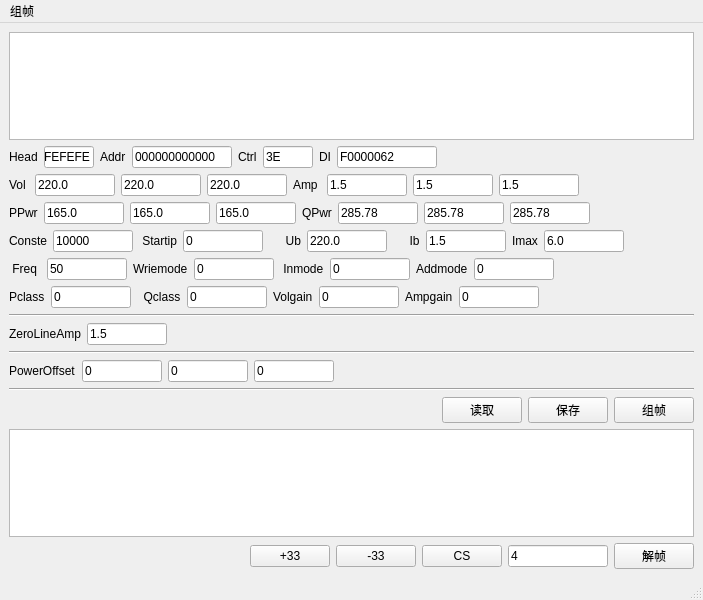
<?xml version="1.0" encoding="UTF-8"?>
<ui version="4.0">
 <class>mainWindow</class>
 <widget class="QMainWindow" name="mainWindow">
  <property name="geometry">
   <rect>
    <x>0</x>
    <y>0</y>
    <width>703</width>
    <height>600</height>
   </rect>
  </property>
  <property name="sizePolicy">
   <sizepolicy hsizetype="Expanding" vsizetype="Expanding">
    <horstretch>0</horstretch>
    <verstretch>0</verstretch>
   </sizepolicy>
  </property>
  <property name="windowTitle">
   <string>MeterCalibration V1.0 20220913</string>
  </property>
  <widget class="QWidget" name="centralwidget">
   <layout class="QGridLayout" name="gridLayout">
    <item row="0" column="0">
     <layout class="QVBoxLayout" name="verticalLayout">
      <item>
       <widget class="QTextEdit" name="textEdit_CodeData"/>
      </item>
      <item>
       <layout class="QHBoxLayout" name="horizontalLayout">
        <item>
         <widget class="QLabel" name="label_Head">
          <property name="text">
           <string>Head</string>
          </property>
         </widget>
        </item>
        <item>
         <widget class="QLineEdit" name="lineEdit_FEFE">
          <property name="sizePolicy">
           <sizepolicy hsizetype="Fixed" vsizetype="Fixed">
            <horstretch>0</horstretch>
            <verstretch>0</verstretch>
           </sizepolicy>
          </property>
          <property name="minimumSize">
           <size>
            <width>0</width>
            <height>0</height>
           </size>
          </property>
          <property name="maximumSize">
           <size>
            <width>50</width>
            <height>16777215</height>
           </size>
          </property>
          <property name="sizeIncrement">
           <size>
            <width>0</width>
            <height>0</height>
           </size>
          </property>
          <property name="baseSize">
           <size>
            <width>0</width>
            <height>0</height>
           </size>
          </property>
          <property name="text">
           <string>FEFEFE</string>
          </property>
          <property name="maxLength">
           <number>8</number>
          </property>
         </widget>
        </item>
        <item>
         <widget class="QLabel" name="label_Addr">
          <property name="text">
           <string>Addr</string>
          </property>
         </widget>
        </item>
        <item>
         <widget class="QLineEdit" name="lineEdit_Addr">
          <property name="sizePolicy">
           <sizepolicy hsizetype="Fixed" vsizetype="Fixed">
            <horstretch>0</horstretch>
            <verstretch>0</verstretch>
           </sizepolicy>
          </property>
          <property name="minimumSize">
           <size>
            <width>3</width>
            <height>0</height>
           </size>
          </property>
          <property name="maximumSize">
           <size>
            <width>100</width>
            <height>16777215</height>
           </size>
          </property>
          <property name="text">
           <string>000000000000</string>
          </property>
          <property name="maxLength">
           <number>12</number>
          </property>
         </widget>
        </item>
        <item>
         <widget class="QLabel" name="label_Ctrl">
          <property name="text">
           <string>Ctrl</string>
          </property>
         </widget>
        </item>
        <item>
         <widget class="QLineEdit" name="lineEdit_Ctrl">
          <property name="sizePolicy">
           <sizepolicy hsizetype="Fixed" vsizetype="Fixed">
            <horstretch>0</horstretch>
            <verstretch>0</verstretch>
           </sizepolicy>
          </property>
          <property name="maximumSize">
           <size>
            <width>50</width>
            <height>16777215</height>
           </size>
          </property>
          <property name="text">
           <string>3E</string>
          </property>
          <property name="maxLength">
           <number>2</number>
          </property>
         </widget>
        </item>
        <item>
         <widget class="QLabel" name="label_DI">
          <property name="text">
           <string>DI</string>
          </property>
         </widget>
        </item>
        <item>
         <widget class="QLineEdit" name="lineEdit_DI">
          <property name="sizePolicy">
           <sizepolicy hsizetype="Fixed" vsizetype="Fixed">
            <horstretch>0</horstretch>
            <verstretch>0</verstretch>
           </sizepolicy>
          </property>
          <property name="maximumSize">
           <size>
            <width>100</width>
            <height>16777215</height>
           </size>
          </property>
          <property name="text">
           <string>F0000062</string>
          </property>
          <property name="maxLength">
           <number>8</number>
          </property>
         </widget>
        </item>
        <item>
         <spacer name="horizontalSpacer">
          <property name="orientation">
           <enum>Qt::Horizontal</enum>
          </property>
          <property name="sizeHint" stdset="0">
           <size>
            <width>40</width>
            <height>20</height>
           </size>
          </property>
         </spacer>
        </item>
       </layout>
      </item>
      <item>
       <layout class="QHBoxLayout" name="horizontalLayout_4">
        <item>
         <widget class="QLabel" name="labelVol">
          <property name="text">
           <string>Vol </string>
          </property>
         </widget>
        </item>
        <item>
         <widget class="QLineEdit" name="lineEdit_Vol_A">
          <property name="maximumSize">
           <size>
            <width>80</width>
            <height>16777215</height>
           </size>
          </property>
          <property name="text">
           <string>220.0</string>
          </property>
         </widget>
        </item>
        <item>
         <widget class="QLineEdit" name="lineEdit_Vol_B">
          <property name="maximumSize">
           <size>
            <width>80</width>
            <height>16777215</height>
           </size>
          </property>
          <property name="text">
           <string>220.0</string>
          </property>
         </widget>
        </item>
        <item>
         <widget class="QLineEdit" name="lineEdit_Vol_C">
          <property name="maximumSize">
           <size>
            <width>80</width>
            <height>16777215</height>
           </size>
          </property>
          <property name="text">
           <string>220.0</string>
          </property>
         </widget>
        </item>
        <item>
         <widget class="QLabel" name="labelAmp">
          <property name="text">
           <string>Amp </string>
          </property>
         </widget>
        </item>
        <item>
         <widget class="QLineEdit" name="lineEdit_Amp_A">
          <property name="maximumSize">
           <size>
            <width>80</width>
            <height>16777215</height>
           </size>
          </property>
          <property name="text">
           <string>1.5</string>
          </property>
         </widget>
        </item>
        <item>
         <widget class="QLineEdit" name="lineEdit_Amp_B">
          <property name="maximumSize">
           <size>
            <width>80</width>
            <height>16777215</height>
           </size>
          </property>
          <property name="text">
           <string>1.5</string>
          </property>
         </widget>
        </item>
        <item>
         <widget class="QLineEdit" name="lineEdit_Amp_C">
          <property name="maximumSize">
           <size>
            <width>80</width>
            <height>16777215</height>
           </size>
          </property>
          <property name="text">
           <string>1.5</string>
          </property>
         </widget>
        </item>
        <item>
         <spacer name="horizontalSpacer_3">
          <property name="orientation">
           <enum>Qt::Horizontal</enum>
          </property>
          <property name="sizeHint" stdset="0">
           <size>
            <width>40</width>
            <height>20</height>
           </size>
          </property>
         </spacer>
        </item>
       </layout>
      </item>
      <item>
       <layout class="QHBoxLayout" name="horizontalLayout_5">
        <item>
         <widget class="QLabel" name="label">
          <property name="text">
           <string>PPwr</string>
          </property>
         </widget>
        </item>
        <item>
         <widget class="QLineEdit" name="lineEdit_PPwr_A">
          <property name="maximumSize">
           <size>
            <width>80</width>
            <height>16777215</height>
           </size>
          </property>
          <property name="text">
           <string>165.0</string>
          </property>
         </widget>
        </item>
        <item>
         <widget class="QLineEdit" name="lineEdit_PPwr_B">
          <property name="maximumSize">
           <size>
            <width>80</width>
            <height>16777215</height>
           </size>
          </property>
          <property name="text">
           <string>165.0</string>
          </property>
         </widget>
        </item>
        <item>
         <widget class="QLineEdit" name="lineEdit_PPwr_C">
          <property name="maximumSize">
           <size>
            <width>80</width>
            <height>16777215</height>
           </size>
          </property>
          <property name="text">
           <string>165.0</string>
          </property>
         </widget>
        </item>
        <item>
         <widget class="QLabel" name="label_2">
          <property name="text">
           <string>QPwr</string>
          </property>
         </widget>
        </item>
        <item>
         <widget class="QLineEdit" name="lineEdit_QPwr_A">
          <property name="maximumSize">
           <size>
            <width>80</width>
            <height>16777215</height>
           </size>
          </property>
          <property name="text">
           <string>285.78</string>
          </property>
         </widget>
        </item>
        <item>
         <widget class="QLineEdit" name="lineEdit_QPwr_B">
          <property name="maximumSize">
           <size>
            <width>80</width>
            <height>16777215</height>
           </size>
          </property>
          <property name="text">
           <string>285.78</string>
          </property>
         </widget>
        </item>
        <item>
         <widget class="QLineEdit" name="lineEdit_QPwr_C">
          <property name="maximumSize">
           <size>
            <width>80</width>
            <height>16777215</height>
           </size>
          </property>
          <property name="text">
           <string>285.78</string>
          </property>
         </widget>
        </item>
        <item>
         <spacer name="horizontalSpacer_4">
          <property name="orientation">
           <enum>Qt::Horizontal</enum>
          </property>
          <property name="sizeHint" stdset="0">
           <size>
            <width>40</width>
            <height>20</height>
           </size>
          </property>
         </spacer>
        </item>
       </layout>
      </item>
      <item>
       <layout class="QHBoxLayout" name="horizontalLayout_7">
        <item>
         <widget class="QLabel" name="label_3">
          <property name="text">
           <string>Conste</string>
          </property>
         </widget>
        </item>
        <item>
         <widget class="QLineEdit" name="lineEdit_conste">
          <property name="maximumSize">
           <size>
            <width>80</width>
            <height>16777215</height>
           </size>
          </property>
          <property name="text">
           <string>10000</string>
          </property>
         </widget>
        </item>
        <item>
         <widget class="QLabel" name="label_4">
          <property name="text">
           <string> Startip</string>
          </property>
         </widget>
        </item>
        <item>
         <widget class="QLineEdit" name="lineEdit_startip">
          <property name="maximumSize">
           <size>
            <width>80</width>
            <height>16777215</height>
           </size>
          </property>
          <property name="text">
           <string>0</string>
          </property>
         </widget>
        </item>
        <item>
         <widget class="QLabel" name="label_5">
          <property name="text">
           <string>     Ub</string>
          </property>
         </widget>
        </item>
        <item>
         <widget class="QLineEdit" name="lineEdit_ub">
          <property name="maximumSize">
           <size>
            <width>80</width>
            <height>16777215</height>
           </size>
          </property>
          <property name="text">
           <string>220.0</string>
          </property>
         </widget>
        </item>
        <item>
         <widget class="QLabel" name="label_6">
          <property name="text">
           <string>     Ib</string>
          </property>
         </widget>
        </item>
        <item>
         <widget class="QLineEdit" name="lineEdit_ib">
          <property name="maximumSize">
           <size>
            <width>80</width>
            <height>16777215</height>
           </size>
          </property>
          <property name="text">
           <string>1.5</string>
          </property>
         </widget>
        </item>
        <item>
         <widget class="QLabel" name="label_7">
          <property name="text">
           <string>Imax</string>
          </property>
         </widget>
        </item>
        <item>
         <widget class="QLineEdit" name="lineEdit_imax">
          <property name="maximumSize">
           <size>
            <width>80</width>
            <height>16777215</height>
           </size>
          </property>
          <property name="text">
           <string>6.0</string>
          </property>
         </widget>
        </item>
        <item>
         <spacer name="horizontalSpacer_5">
          <property name="orientation">
           <enum>Qt::Horizontal</enum>
          </property>
          <property name="sizeHint" stdset="0">
           <size>
            <width>40</width>
            <height>20</height>
           </size>
          </property>
         </spacer>
        </item>
       </layout>
      </item>
      <item>
       <layout class="QHBoxLayout" name="horizontalLayout_8">
        <item>
         <widget class="QLabel" name="label_8">
          <property name="text">
           <string> Freq </string>
          </property>
         </widget>
        </item>
        <item>
         <widget class="QLineEdit" name="lineEdit_freq">
          <property name="maximumSize">
           <size>
            <width>80</width>
            <height>16777215</height>
           </size>
          </property>
          <property name="text">
           <string>50</string>
          </property>
         </widget>
        </item>
        <item>
         <widget class="QLabel" name="label_9">
          <property name="text">
           <string>Wriemode</string>
          </property>
         </widget>
        </item>
        <item>
         <widget class="QLineEdit" name="lineEdit_wriemode">
          <property name="maximumSize">
           <size>
            <width>80</width>
            <height>16777215</height>
           </size>
          </property>
          <property name="text">
           <string>0</string>
          </property>
         </widget>
        </item>
        <item>
         <widget class="QLabel" name="label_10">
          <property name="text">
           <string> Inmode</string>
          </property>
         </widget>
        </item>
        <item>
         <widget class="QLineEdit" name="lineEdit_inmode">
          <property name="maximumSize">
           <size>
            <width>80</width>
            <height>16777215</height>
           </size>
          </property>
          <property name="text">
           <string>0</string>
          </property>
         </widget>
        </item>
        <item>
         <widget class="QLabel" name="label_11">
          <property name="text">
           <string>Addmode</string>
          </property>
         </widget>
        </item>
        <item>
         <widget class="QLineEdit" name="lineEdit_addmode">
          <property name="maximumSize">
           <size>
            <width>80</width>
            <height>16777215</height>
           </size>
          </property>
          <property name="text">
           <string>0</string>
          </property>
         </widget>
        </item>
        <item>
         <spacer name="horizontalSpacer_6">
          <property name="orientation">
           <enum>Qt::Horizontal</enum>
          </property>
          <property name="sizeHint" stdset="0">
           <size>
            <width>40</width>
            <height>20</height>
           </size>
          </property>
         </spacer>
        </item>
       </layout>
      </item>
      <item>
       <layout class="QHBoxLayout" name="horizontalLayout_9">
        <item>
         <widget class="QLabel" name="label_12">
          <property name="text">
           <string>Pclass</string>
          </property>
         </widget>
        </item>
        <item>
         <widget class="QLineEdit" name="lineEdit_pclass">
          <property name="maximumSize">
           <size>
            <width>80</width>
            <height>16777215</height>
           </size>
          </property>
          <property name="text">
           <string>0</string>
          </property>
         </widget>
        </item>
        <item>
         <widget class="QLabel" name="label_13">
          <property name="text">
           <string>  Qclass</string>
          </property>
         </widget>
        </item>
        <item>
         <widget class="QLineEdit" name="lineEdit_qclass">
          <property name="maximumSize">
           <size>
            <width>80</width>
            <height>16777215</height>
           </size>
          </property>
          <property name="text">
           <string>0</string>
          </property>
         </widget>
        </item>
        <item>
         <widget class="QLabel" name="label_14">
          <property name="text">
           <string>Volgain</string>
          </property>
         </widget>
        </item>
        <item>
         <widget class="QLineEdit" name="lineEdit_volgain">
          <property name="maximumSize">
           <size>
            <width>80</width>
            <height>16777215</height>
           </size>
          </property>
          <property name="text">
           <string>0</string>
          </property>
         </widget>
        </item>
        <item>
         <widget class="QLabel" name="label_15">
          <property name="text">
           <string>Ampgain</string>
          </property>
         </widget>
        </item>
        <item>
         <widget class="QLineEdit" name="lineEdit_ampgain">
          <property name="maximumSize">
           <size>
            <width>80</width>
            <height>16777215</height>
           </size>
          </property>
          <property name="text">
           <string>0</string>
          </property>
         </widget>
        </item>
        <item>
         <spacer name="horizontalSpacer_7">
          <property name="orientation">
           <enum>Qt::Horizontal</enum>
          </property>
          <property name="sizeHint" stdset="0">
           <size>
            <width>40</width>
            <height>20</height>
           </size>
          </property>
         </spacer>
        </item>
       </layout>
      </item>
      <item>
       <widget class="Line" name="line">
        <property name="orientation">
         <enum>Qt::Horizontal</enum>
        </property>
       </widget>
      </item>
      <item>
       <layout class="QHBoxLayout" name="horizontalLayout_11">
        <item>
         <widget class="QLabel" name="label_16">
          <property name="text">
           <string>ZeroLineAmp</string>
          </property>
         </widget>
        </item>
        <item>
         <widget class="QLineEdit" name="lineEdit_ZeroLineAmp">
          <property name="maximumSize">
           <size>
            <width>80</width>
            <height>16777215</height>
           </size>
          </property>
          <property name="text">
           <string>1.5</string>
          </property>
         </widget>
        </item>
        <item>
         <spacer name="horizontalSpacer_8">
          <property name="orientation">
           <enum>Qt::Horizontal</enum>
          </property>
          <property name="sizeHint" stdset="0">
           <size>
            <width>40</width>
            <height>20</height>
           </size>
          </property>
         </spacer>
        </item>
       </layout>
      </item>
      <item>
       <widget class="Line" name="line_2">
        <property name="orientation">
         <enum>Qt::Horizontal</enum>
        </property>
       </widget>
      </item>
      <item>
       <layout class="QHBoxLayout" name="horizontalLayout_10">
        <item>
         <widget class="QLabel" name="label_17">
          <property name="text">
           <string>PowerOffset</string>
          </property>
         </widget>
        </item>
        <item>
         <widget class="QLineEdit" name="lineEdit_PowerOffset_A">
          <property name="maximumSize">
           <size>
            <width>80</width>
            <height>16777215</height>
           </size>
          </property>
          <property name="text">
           <string>0</string>
          </property>
         </widget>
        </item>
        <item>
         <widget class="QLineEdit" name="lineEdit_PowerOffset_B">
          <property name="maximumSize">
           <size>
            <width>80</width>
            <height>16777215</height>
           </size>
          </property>
          <property name="text">
           <string>0</string>
          </property>
         </widget>
        </item>
        <item>
         <widget class="QLineEdit" name="lineEdit_PowerOffset_C">
          <property name="maximumSize">
           <size>
            <width>80</width>
            <height>16777215</height>
           </size>
          </property>
          <property name="text">
           <string>0</string>
          </property>
         </widget>
        </item>
        <item>
         <spacer name="horizontalSpacer_9">
          <property name="orientation">
           <enum>Qt::Horizontal</enum>
          </property>
          <property name="sizeHint" stdset="0">
           <size>
            <width>40</width>
            <height>20</height>
           </size>
          </property>
         </spacer>
        </item>
       </layout>
      </item>
      <item>
       <widget class="Line" name="line_3">
        <property name="orientation">
         <enum>Qt::Horizontal</enum>
        </property>
       </widget>
      </item>
      <item>
       <layout class="QHBoxLayout" name="horizontalLayout_3">
        <item>
         <spacer name="horizontalSpacer_10">
          <property name="orientation">
           <enum>Qt::Horizontal</enum>
          </property>
          <property name="sizeHint" stdset="0">
           <size>
            <width>40</width>
            <height>20</height>
           </size>
          </property>
         </spacer>
        </item>
        <item>
         <widget class="QPushButton" name="pushButton_DataRead">
          <property name="text">
           <string>读取</string>
          </property>
         </widget>
        </item>
        <item>
         <widget class="QPushButton" name="pushButton_DataSave">
          <property name="text">
           <string>保存</string>
          </property>
         </widget>
        </item>
        <item>
         <widget class="QPushButton" name="pushButton_Code">
          <property name="text">
           <string>组帧</string>
          </property>
         </widget>
        </item>
       </layout>
      </item>
      <item>
       <widget class="QTextEdit" name="textEdit_DecodeData"/>
      </item>
      <item>
       <layout class="QHBoxLayout" name="horizontalLayout_2">
        <item>
         <spacer name="horizontalSpacer_2">
          <property name="orientation">
           <enum>Qt::Horizontal</enum>
          </property>
          <property name="sizeHint" stdset="0">
           <size>
            <width>40</width>
            <height>20</height>
           </size>
          </property>
         </spacer>
        </item>
        <item>
         <widget class="QPushButton" name="pushButton_Add33">
          <property name="text">
           <string>+33</string>
          </property>
         </widget>
        </item>
        <item>
         <widget class="QPushButton" name="pushButton_Sub33">
          <property name="text">
           <string>-33</string>
          </property>
         </widget>
        </item>
        <item>
         <widget class="QPushButton" name="pushButton_CS">
          <property name="text">
           <string>CS</string>
          </property>
         </widget>
        </item>
        <item>
         <widget class="QLineEdit" name="lineEdit_Low">
          <property name="sizePolicy">
           <sizepolicy hsizetype="Fixed" vsizetype="Fixed">
            <horstretch>0</horstretch>
            <verstretch>0</verstretch>
           </sizepolicy>
          </property>
          <property name="maximumSize">
           <size>
            <width>100</width>
            <height>16777215</height>
           </size>
          </property>
          <property name="text">
           <string>4</string>
          </property>
         </widget>
        </item>
        <item>
         <widget class="QPushButton" name="pushButton_DeCode">
          <property name="text">
           <string>解帧</string>
          </property>
         </widget>
        </item>
       </layout>
      </item>
     </layout>
    </item>
   </layout>
  </widget>
  <widget class="QMenuBar" name="menubar">
   <property name="geometry">
    <rect>
     <x>0</x>
     <y>0</y>
     <width>703</width>
     <height>23</height>
    </rect>
   </property>
   <widget class="QMenu" name="menu">
    <property name="title">
     <string>组帧</string>
    </property>
    <addaction name="action_TempCali"/>
    <addaction name="separator"/>
    <addaction name="action_MtrStart"/>
    <addaction name="action_MtrCali"/>
    <addaction name="action_MtrZoneLineOffset"/>
    <addaction name="action_MtrZoneLine"/>
    <addaction name="action_MtrPoffset"/>
    <addaction name="action_MtrEnd"/>
    <addaction name="separator"/>
    <addaction name="action_MtrVirt"/>
   </widget>
   <addaction name="menu"/>
  </widget>
  <widget class="QStatusBar" name="statusbar"/>
  <action name="action_TempCali">
   <property name="text">
    <string>温度补偿</string>
   </property>
  </action>
  <action name="action_MtrCali">
   <property name="text">
    <string>电表校准</string>
   </property>
  </action>
  <action name="action_MtrStart">
   <property name="text">
    <string>启动校表</string>
   </property>
  </action>
  <action name="action_MtrEnd">
   <property name="text">
    <string>结束校表</string>
   </property>
  </action>
  <action name="action_4">
   <property name="text">
    <string>电表校准</string>
   </property>
  </action>
  <action name="action_MtrZoneLine">
   <property name="text">
    <string>零线校准</string>
   </property>
  </action>
  <action name="action_Energy">
   <property name="text">
    <string>电量</string>
   </property>
  </action>
  <action name="action_Parm">
   <property name="text">
    <string>参变量</string>
   </property>
  </action>
  <action name="action_Curr">
   <property name="text">
    <string>瞬时量</string>
   </property>
  </action>
  <action name="action_Cuver">
   <property name="text">
    <string>曲线冻结</string>
   </property>
  </action>
  <action name="action_FreezeDay">
   <property name="text">
    <string>日冻结</string>
   </property>
  </action>
  <action name="action_FreezeMon">
   <property name="text">
    <string>月冻结</string>
   </property>
  </action>
  <action name="action_SettlementDate">
   <property name="text">
    <string>结算日</string>
   </property>
  </action>
  <action name="action_MtrEvent">
   <property name="text">
    <string>事件</string>
   </property>
  </action>
  <action name="action_TaskParm">
   <property name="text">
    <string>任务参数</string>
   </property>
  </action>
  <action name="action_FileTrans">
   <property name="text">
    <string>文件传输</string>
   </property>
  </action>
  <action name="action_CommParm">
   <property name="text">
    <string>通信参数</string>
   </property>
  </action>
  <action name="action_ExParm">
   <property name="text">
    <string>其他参数</string>
   </property>
  </action>
  <action name="action_MtrZoneLineOffset">
   <property name="text">
    <string>零线偏置</string>
   </property>
  </action>
  <action name="action_MtrPoffset">
   <property name="text">
    <string>功率偏置</string>
   </property>
  </action>
  <action name="action_MtrVirt">
   <property name="text">
    <string>模拟数据</string>
   </property>
  </action>
 </widget>
 <resources/>
 <connections/>
</ui>
